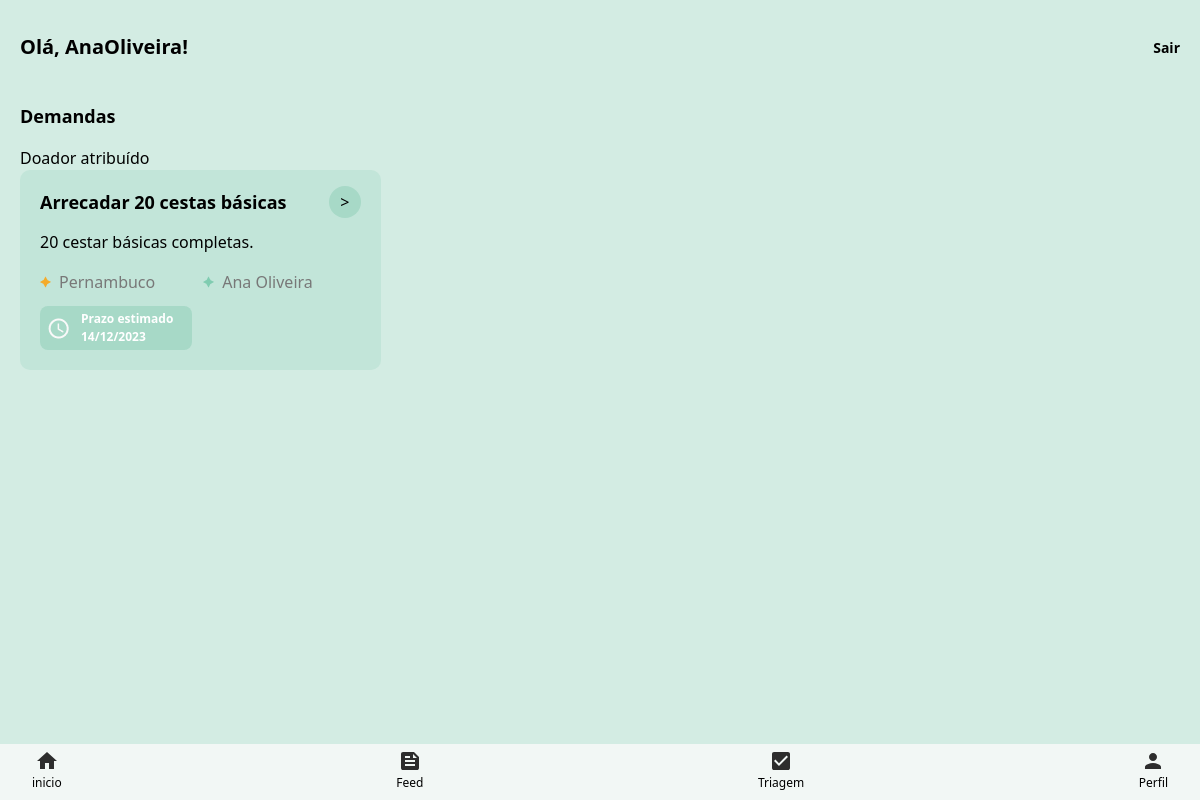
The page /home/ (signed in) on the database its author committed.
### fullapp/models.py (models this page shows, shortened)
class User(AbstractUser):
    ADMIN = 1
    AMBASSADOR = 2
    USER = 3
    ROLE_CHOICES = (
        (ADMIN, 'Admin'),
        (AMBASSADOR, 'Ambassador'),
        (USER, 'User'),
    )
    role = models.PositiveSmallIntegerField(choices=ROLE_CHOICES, default=USER)
    name = models.CharField(max_length=255, null=True, blank=True)
    phone = models.CharField(max_length=255, null=True, blank=True)
    email = models.CharField(max_length=255, null=True, blank=True)
    password = models.CharField(max_length=255, null=True, blank=True)
    project = models.CharField(max_length=50, null=True, blank=True)
    objective = models.CharField(max_length=255, null=True, blank=True)
    region = models.CharField(choices=get_choices(RegionEnum), default=RegionEnum.PERNAMBUCO, max_length=255, null=True, blank=True)

class Demand(models.Model):
    user = models.ForeignKey(User, on_delete=models.CASCADE, null=True, blank=True)
    title = models.CharField(max_length=255, null=True, blank=True)
    description = models.CharField(max_length=255, null=True, blank=True)
    status = models.CharField(choices=get_choices(StatusEnum), default=StatusEnum.IN_ANALISYS, max_length=255, null=True, blank=True)
    region = models.CharField(choices=get_choices(RegionEnum), default=RegionEnum.PERNAMBUCO, max_length=255, null=True, blank=True)
    user = models.ForeignKey(User, on_delete=models.CASCADE, null=True, blank=True)
    created_at = models.DateTimeField(auto_now_add=True)

### fullapp/views.py (the view, shortened to what this page needs)
# urls.py: path('home/', home, name="home"),
@login_required
def home(request):
  current_user = request.user
  if current_user.role == 1:
    demands = ManagerMediator.home()
    return render(request, 'management/home.html', demands)
  elif current_user.role == 2:
    approved_demands = Demand.objects.filter(status=StatusEnum.APPROVED, region=current_user.region)
    looking_for_donors = Demand.objects.filter(status=StatusEnum.LOOKING_FOR_DONORS, region=current_user.region)
    donor_found = Demand.objects.filter(status=StatusEnum.DONORS_FOUND, region=current_user.region)
    negociating = Demand.objects.filter(status=StatusEnum.NEGOCIATION, region=current_user.region)
    return render(request, 'embassor/home.html', {
        'approved_demands': approved_demands,
        'looking_for_donors': looking_for_donors,
        'donor_found': donor_found,
        'negociating': negociating
    })

### fullapp/templates/embassor/home.html (shortened to what this page needs)
<!DOCTYPE html>
<html lang="en">
<head class="h-screen">
    <script src="https://cdn.tailwindcss.com"></script>
</head>
<body class="h-screen">
    <div id="navbar" class="h-screen bg-[#A7D9C780]/50 px-5 pt-8 ">
        <div class="flex items-center justify-between mb-10">
        <p class="font-bold text-[20px] " >Olá, {{ user.username }}!</p>
        <form method="post" action="{% url 'logout' %}" style="display: inline;">
            <button type="submit" class="font-bold text-sm">Sair</button>
        </form>
        </div>
        <h2 class="font-bold text-lg mb-4">Demandas</h2>
        {% if donor_found %}
            <p>Doador atribuído</p>
        {% endif %}
        {% if donor_found %}
        <div class="flex overflow-x-auto gap-3 mb-7">
            {% for demand in donor_found %}
            <a  href="{% url 'demand_detail' demand.id %}" >
            <div class="min-w-[340px] w-full px-5 py-4 h-[200px] bg-[#A7D9C7]/40 rounded-[10px]">
                <div class="flex items-center justify-between mb-3">
                    <h2 class="font-bold text-lg">{{ demand.title }}</h2>
                    <div class="flex items-center justify-center bg-[#A7D9C7] w-8 h-8 rounded-full">></div>
                </div>
                <p class="mb-4">{{ demand.description }}</p>
                <div class="flex items-center mb-3">
                    <div class="flex gap-2 items-center mr-12">
                        <img src="../../static/img/star-yellow.png"  alt="">
                        <p class="text-[#787878]">{{ demand.region }}</p>
                    </div>
                    <div class="flex gap-2 items-center mr-12">
                        <img src="../../static/img/star-green.png" alt="">
                        <p class="text-[#787878]">{{ demand.user.name }}</p>
                    </div>
                </div>
                <div class="bg-[#A7D9C7] w-[152px] rounded-lg flex gap-3 items-center text-white text-[12px] font-bold py-1 px-2">
                    <img src="../../static/img/clock.png" alt="">
                    <div>
                        <p class="">Prazo estimado</p>
                        <p>14/12/2023</p>
                    </div>
                </div>
            </div>
            </a>
            {% endfor %}
        </div>
        {% endif %}
    </div>
    {% include "embassor/navbar.html" %}
</body>
</html>

### rows shown on the page
User: username "AnaOliveira"
Demand: title "Arrecadar 20 cestas básicas", description "20 cestar básicas completas.", region "Pernambuco", user.name "Ana Oliveira"
